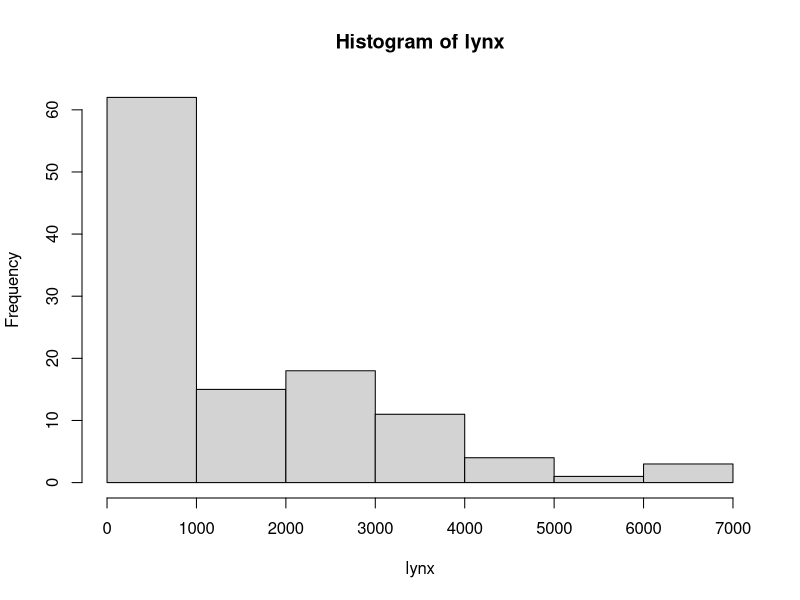
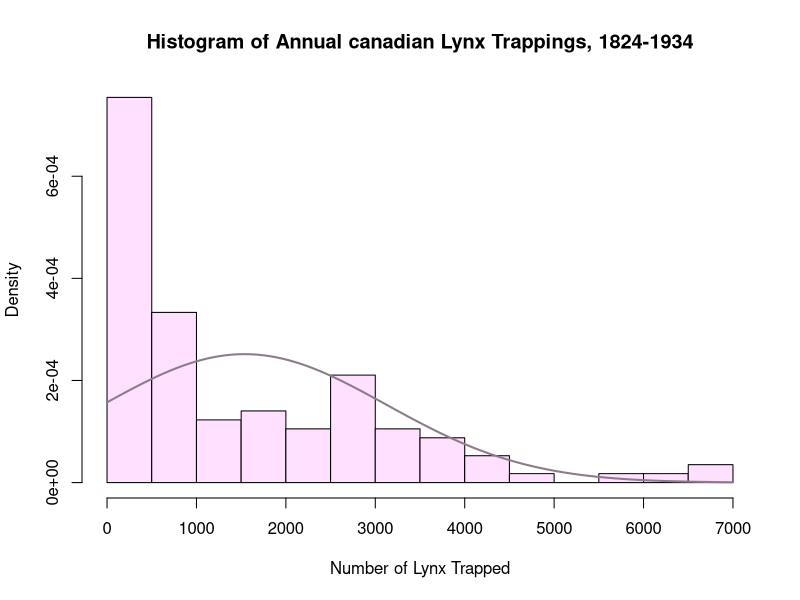

Here is the R script that generated these plots, in order:
library(datasets)

# the animal dataset
?lynx
head(lynx)


hist(lynx)


hist(
  breaks = 14,
  lynx,
  freq = FALSE,
  col = "thistle1",
  main= paste("Histogram of Annual canadian Lynx", "Trappings, 1824-1934"),
  xlab= "Number of Lynx Trapped")

# add normal distributon into the histogram


# use add = TRUE to meaning that ... it overlay
curve(
  (dnorm(x, mean = mean(lynx), sd = sd(lynx))),
  col = "thistle4",
  lwd= 2,
  add = TRUE
)

dev.off()
